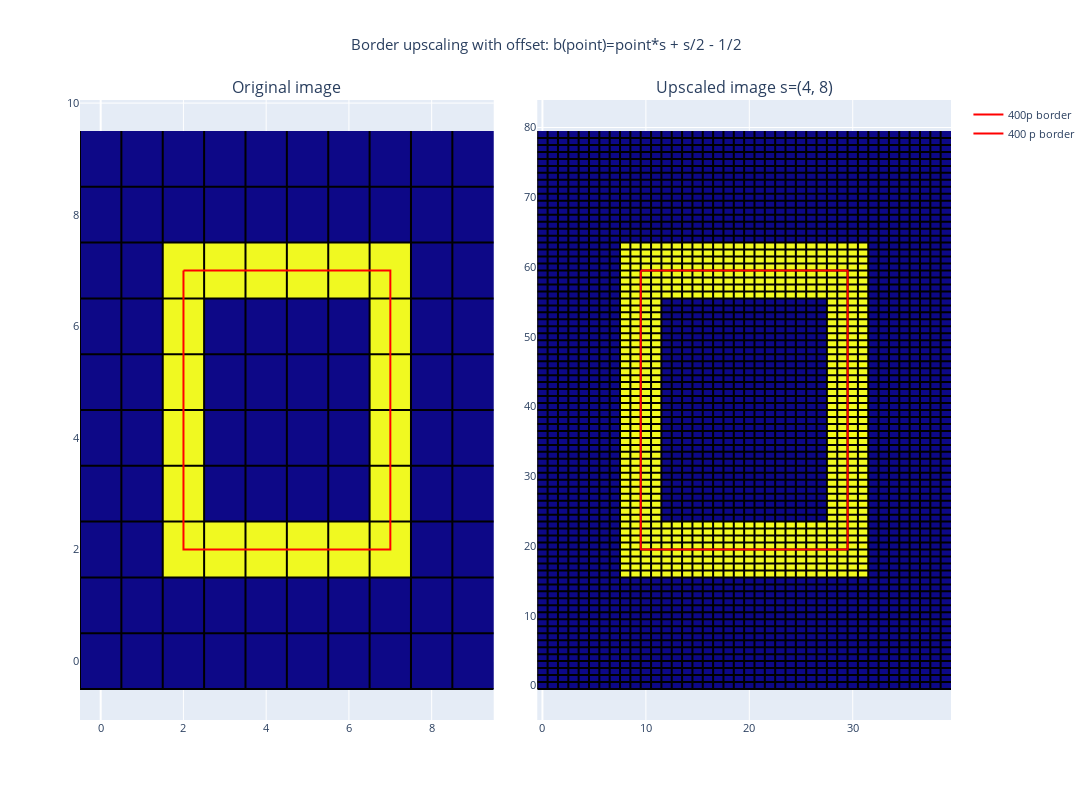

Notebook code for this chart:
### Code cell
fig = make_subplots(rows=1, cols=2, 
                    horizontal_spacing=0.05, 
                    vertical_spacing=0.1,
                    subplot_titles=('Original image', f"Upscaled image s={scale_factor_x, scale_factor_y}"))
# Add images to plot
base_image_fig = px.imshow(test_image)
fig.add_trace(base_image_fig.data[0], 1, 1)
xs, ys = gridlines(test_image)
fig.add_trace(go.Scatter(x=xs, y=ys, marker=dict(color='black', size=1), name=f"Pixel edges", showlegend=False), row=1, col=1)

upscaled_image_fig = px.imshow(upscaled_image_box)
fig.add_trace(upscaled_image_fig.data[0], 1, 2)
xs, ys = gridlines(upscaled_image_box)
fig.add_trace(go.Scatter(x=xs, y=ys, marker=dict(color='black', size=1), name=f"Pixel edges", showlegend=False), row=1, col=2)

# 400p borders
fig.add_trace(go.Scatter(x=fourier_xs, y=fourier_ys, marker=dict(color='red', size=10), name=f"400p border"), row=1, col=1)
fig.add_trace(go.Scatter(x=fourier_xs*scale_factor_x+scale_factor_x/2-0.5, y=fourier_ys*scale_factor_y+scale_factor_y/2-0.5, marker=dict(color='red', size=10), name=f"400 p border"), row=1, col=2)

fig.update_layout(title_text=f"Border upscaling with offset: b(point)=point*s + s/2 - 1/2", title_x=0.5, width=1400, height=800, showlegend=True, font_size=11)
fig.update(layout_coloraxis_showscale=False)
fig.show()

### Figure 1 — Plotly figure (JSON) as saved in the notebook; plotly's stock layout.template omitted (floating-point values rounded to 4 significant figures; data arrays with more than 128 entries replaced by an {"elided": "..."} marker saying what was removed)
{"data": [{"coloraxis": "coloraxis", "hovertemplate": "x: %{x}<br>y: %{y}<br>color: %{z}<extra></extra>", "name": "0", "type": "heatmap", "xaxis": "x", "yaxis": "y", "z": [[0, 0, 0, 0, 0, 0, 0, 0, 0, 0], [0, 0, 0, 0, 0, 0, 0, 0, 0, 0], [0, 0, 1, 1, 1, 1, 1, 1, 0, 0], [0, 0, 1, 0, 0, 0, 0, 1, 0, 0], [0, 0, 1, 0, 0, 0, 0, 1, 0, 0], [0, 0, 1, 0, 0, 0, 0, 1, 0, 0], [0, 0, 1, 0, 0, 0, 0, 1, 0, 0], [0, 0, 1, 1, 1, 1, 1, 1, 0, 0], [0, 0, 0, 0, 0, 0, 0, 0, 0, 0], [0, 0, 0, 0, 0, 0, 0, 0, 0, 0]]}, {"marker": {"color": "black", "size": 1}, "name": "Pixel edges", "showlegend": false, "type": "scatter", "x": [-0.5, -0.5, null, 0.5, 0.5, null, 1.5, 1.5, null, 2.5, 2.5, null, 3.5, 3.5, null, 4.5, 4.5, null, 5.5, 5.5, null, 6.5, 6.5, null, 7.5, 7.5, null, 8.5, 8.5, null, -0.5, 9.5, null, -0.5, 9.5, null, -0.5, 9.5, null, -0.5, 9.5, null, -0.5, 9.5, null, -0.5, 9.5, null, -0.5, 9.5, null, -0.5, 9.5, null, -0.5, 9.5, null, -0.5, 9.5, null], "xaxis": "x", "y": [-0.5, 9.5, null, -0.5, 9.5, null, -0.5, 9.5, null, -0.5, 9.5, null, -0.5, 9.5, null, -0.5, 9.5, null, -0.5, 9.5, null, -0.5, 9.5, null, -0.5, 9.5, null, -0.5, 9.5, null, -0.5, -0.5, null, 0.5, 0.5, null, 1.5, 1.5, null, 2.5, 2.5, null, 3.5, 3.5, null, 4.5, 4.5, null, 5.5, 5.5, null, 6.5, 6.5, null, 7.5, 7.5, null, 8.5, 8.5, null], "yaxis": "y"}, {"coloraxis": "coloraxis", "hovertemplate": "x: %{x}<br>y: %{y}<br>color: %{z}<extra></extra>", "name": "0", "type": "heatmap", "xaxis": "x2", "yaxis": "y2", "z": {"elided": "80x40 int values"}}, {"marker": {"color": "black", "size": 1}, "name": "Pixel edges", "showlegend": false, "type": "scatter", "x": {"elided": "360 float values"}, "xaxis": "x2", "y": {"elided": "360 float values"}, "yaxis": "y2"}, {"marker": {"color": "red", "size": 10}, "name": "400p border", "type": "scatter", "x": {"elided": "200 float values"}, "xaxis": "x", "y": {"elided": "200 float values"}, "yaxis": "y"}, {"marker": {"color": "red", "size": 10}, "name": "400 p border", "type": "scatter", "x": {"elided": "200 float values"}, "xaxis": "x2", "y": {"elided": "200 float values"}, "yaxis": "y2"}], "layout": {"annotations": [{"font": {"size": 16}, "showarrow": false, "text": "Original image", "x": 0.2375, "xanchor": "center", "xref": "paper", "y": 1, "yanchor": "bottom", "yref": "paper"}, {"font": {"size": 16}, "showarrow": false, "text": "Upscaled image s=(4, 8)", "x": 0.7625, "xanchor": "center", "xref": "paper", "y": 1, "yanchor": "bottom", "yref": "paper"}], "coloraxis": {"showscale": false}, "font": {"size": 11}, "height": 800, "showlegend": true, "title": {"text": "Border upscaling with offset: b(point)=point*s + s/2 - 1/2", "x": 0.5}, "width": 1400, "xaxis": {"anchor": "y", "domain": [0, 0.475]}, "xaxis2": {"anchor": "y2", "domain": [0.525, 1]}, "yaxis": {"anchor": "x", "domain": [0, 1]}, "yaxis2": {"anchor": "x2", "domain": [0, 1]}}}
